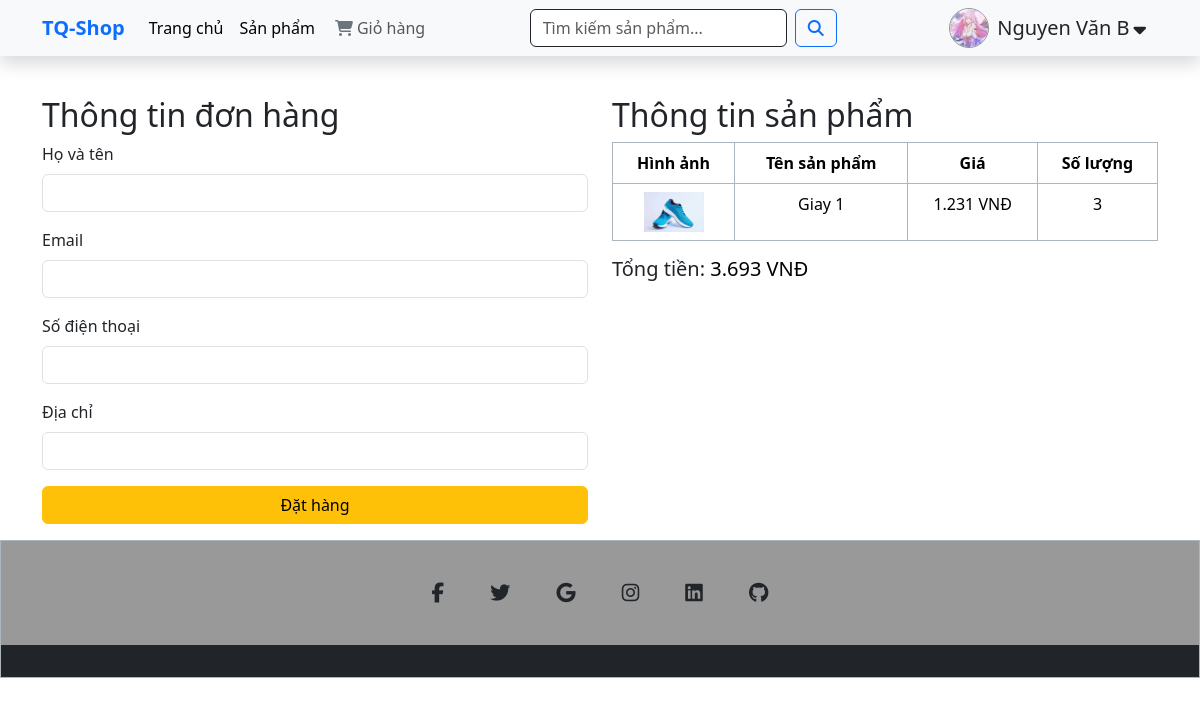
The app's page /dathang.php (signed in), older data.
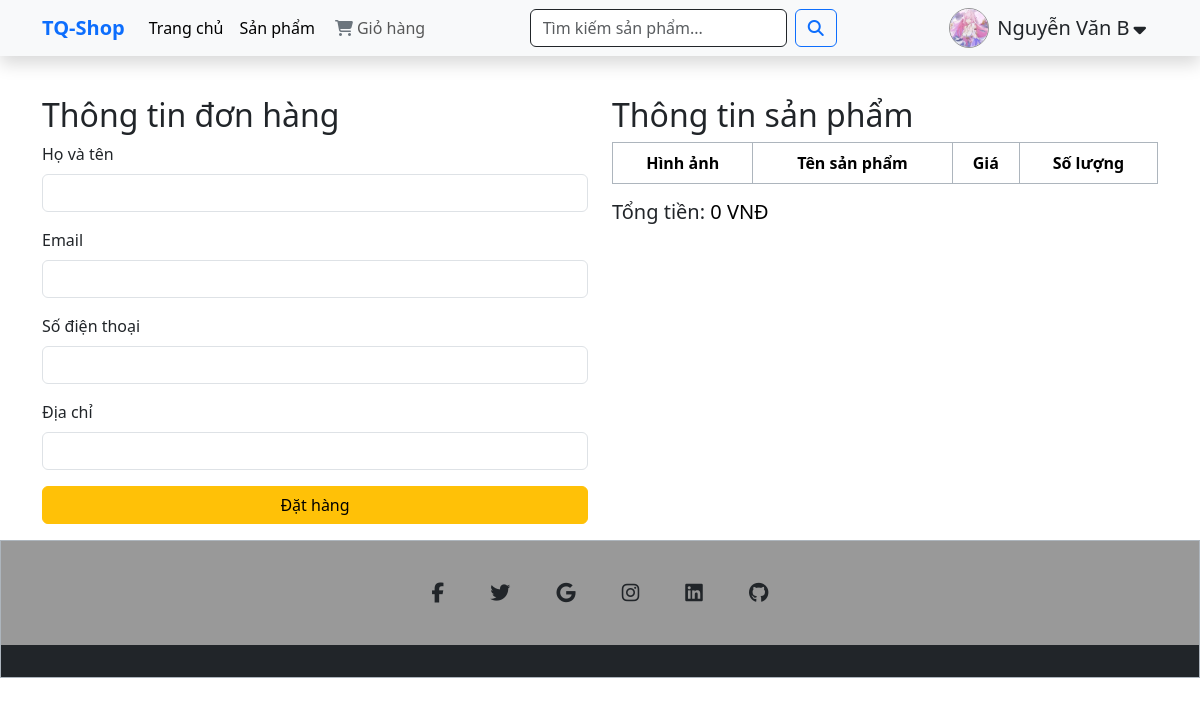
The same page, newer data.
### tables this page shows
CREATE TABLE `giohang` (
  `id` int(10) NOT NULL,
  `iduser` int(10) NOT NULL,
  `idsanpham` int(10) NOT NULL,
  `soluong` int(200) NOT NULL
);

CREATE TABLE `sanpham` (
  `id` int(10) NOT NULL,
  `Ten` varchar(200) NOT NULL,
  `MoTa` varchar(200) NOT NULL,
  `Gia` float NOT NULL,
  `soluong` int(200) NOT NULL,
  `Anh` varchar(200) NOT NULL,
  `id_DanhMuc` int(10) NOT NULL
);

### dathang.php (the view, shortened to what the changed rows need)
<?php
$iduser = $_SESSION['idtk'];
$conn = connectData();
$sql = "SELECT giohang.*, sanpham.Ten, sanpham.Anh, sanpham.Gia
        FROM giohang
        JOIN sanpham ON giohang.idsanpham = sanpham.id
        WHERE iduser = ?";
$stmt = $conn->prepare($sql);
$stmt->bind_param("i", $iduser);
$stmt->execute();
$result = $stmt->get_result();
$items = $result->fetch_all(MYSQLI_ASSOC);
?>
<!DOCTYPE html>
<html lang="vi">
<head>
    <link rel="stylesheet" href="./assets/fonts/css/all.min.css">
    <link href="./assets/bootstrap/css/bootstrap.min.css" rel="stylesheet">
</head>
<body>
    <?php include "./assets/layout/header/index.php"; ?>
    <div class="container mt-5 pt-5">
        <div class="row">
            <div class="col-md-6">
                <h2>Thông tin đơn hàng</h2>
            </div>
            <div class="col-md-6">
                <h2>Thông tin sản phẩm</h2>
                <table class="table table-bordered text-center border border-dark-subtle">
                    <thead>
                        <tr>
                            <th>Hình ảnh</th>
                            <th>Tên sản phẩm</th>
                            <th>Giá</th>
                            <th>Số lượng</th>
                        </tr>
                    </thead>
                    <tbody>
                        <?php
                        $total = 0;
                        if (!empty($items)):
                            foreach ($items as $item):
                                $subtotal = $item['Gia'] * $item['soluong'];
                                $total += $subtotal;
                        ?>
                                <tr>
                                    <td><img src="./assets/img/<?= htmlspecialchars($item['Anh']) ?>" width="60" class="img-fluid"></td>
                                    <td><?= htmlspecialchars($item['Ten']) ?></td>
                                    <td><?= number_format($item['Gia'], 0, ',', '.') ?> VNĐ</td>
                                    <td><?= $item['soluong'] ?></td>
                                </tr>
                        <?php
                            endforeach;
                        endif;
                        ?>
                    </tbody>
                </table>
                <h5>Tổng tiền: <span class="text-black"><?= number_format($total, 0, ',', '.') ?> VNĐ</span></h5>
            </div>
        </div>
    </div>
    <?php include "./assets/layout/footer/index.php"; ?>
</body>
</html>

### assets/layout/header/index.php (shortened to what the changed rows need)
<!DOCTYPE html>
<html lang="en">
<head>
    <link rel="stylesheet" href="style.css">
    <link href="././bootstrap/css/bootstrap.min.css" rel="stylesheet">
</head>
<body>
    <nav class="navbar navbar-expand-lg navbar-light bg-light shadow position-fixed nav">
        <div class="container">
            <div class="collapse navbar-collapse" id="navbarNav">
                <div class="ms-auto">
                    <?php if (isset($_SESSION['idtk'])): ?>
                        <div class="user-img aff d-flex align-items-center justify-content-center">
                            <img src="./assets/img/<?= $_SESSION['Anh_user'] ?>" alt="Avatar" class="rounded-circle avatar-img" width="40" height="40">
                            <div class="position-relative">
                                <p class="box-name px-2 d-flex align-items-center justify-content-center"><?= htmlspecialchars($_SESSION['Ten_user']) ?><i class="fa-solid fa-sort-down mx-1 mb-1"></i></p>
                            </div>
                        </div>
                    <?php else: ?>
                        <a href="login.php" class="btn btn-primary">Đăng nhập</a>
                        <a href="../../signup.php" class="btn btn-secondary">Đăng ký</a>
                    <?php endif; ?>
                </div>
            </div>
    </nav>
</body>
</html>

Row changes from the older to the newer data that the page shows:
removed giohang: idsanpham.Anh (picture), idsanpham.Ten "Giay 1", idsanpham.Gia "1.231", soluong "3"
Text that changed along with them:
$_SESSION['Ten_user']: "Nguyen Văn B" → "Nguyễn Văn B"
$total: "3.693" → "0"
